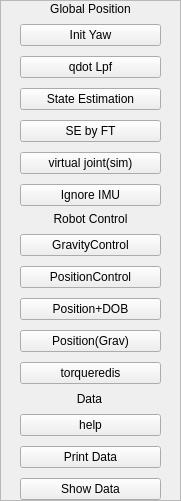
    <widget class="QFrame" name="frame_2">
     <property name="geometry">
      <rect>
       <x>650</x>
       <y>20</y>
       <width>181</width>
       <height>501</height>
      </rect>
     </property>
     <property name="frameShape">
      <enum>QFrame::StyledPanel</enum>
     </property>
     <property name="frameShadow">
      <enum>QFrame::Raised</enum>
     </property>
     <widget class="QWidget" name="verticalLayoutWidget_16">
      <property name="geometry">
       <rect>
        <x>20</x>
        <y>230</y>
        <width>141</width>
        <height>161</height>
       </rect>
      </property>
      <property name="windowTitle">
       <string>Dyros Red UI</string>
      </property>
      <layout class="QVBoxLayout" name="verticalLayout_3">
       <item>
        <widget class="QPushButton" name="gravity_button_4">
         <property name="toolTip">
          <string>disable task control, enable gravity compensation</string>
         </property>
         <property name="text">
          <string>GravityControl</string>
         </property>
        </widget>
       </item>
       <item>
        <widget class="QPushButton" name="task_button_4">
         <property name="toolTip">
          <string>position control with current joint pos.</string>
         </property>
         <property name="text">
          <string>PositionControl</string>
         </property>
        </widget>
       </item>
       <item>
        <widget class="QPushButton" name="task_button_6">
         <property name="toolTip">
          <string>position control with current joint pos.</string>
         </property>
         <property name="text">
          <string>Position+DOB</string>
         </property>
        </widget>
       </item>
       <item>
        <widget class="QPushButton" name="task_button_5">
         <property name="toolTip">
          <string>position control + gravity compensation</string>
         </property>
         <property name="text">
          <string>Position(Grav)</string>
         </property>
        </widget>
       </item>
       <item>
        <widget class="QPushButton" name="torqueredis">
         <property name="toolTip">
          <string>Contact Redistribution Mode Select</string>
         </property>
         <property name="text">
          <string>torqueredis</string>
         </property>
        </widget>
       </item>
      </layout>
     </widget>
     <widget class="QWidget" name="verticalLayoutWidget_44">
      <property name="geometry">
       <rect>
        <x>20</x>
        <y>410</y>
        <width>141</width>
        <height>95</height>
       </rect>
      </property>
      <layout class="QVBoxLayout" name="verticalLayout_38">
       <item>
        <widget class="QPushButton" name="helpbutton_4">
         <property name="text">
          <string>help</string>
         </property>
        </widget>
       </item>
       <item>
        <widget class="QPushButton" name="printdatabutton">
         <property name="toolTip">
          <string>print data to dc.data_out. See codes for detail</string>
         </property>
         <property name="text">
          <string>Print Data</string>
         </property>
        </widget>
       </item>
       <item>
        <widget class="QPushButton" name="data_button_4">
         <property name="toolTip">
          <string>dc.tocabi_.showdata = true for data printing.</string>
         </property>
         <property name="text">
          <string>Show Data</string>
         </property>
        </widget>
       </item>
      </layout>
     </widget>
     <widget class="QWidget" name="verticalLayoutWidget_45">
      <property name="geometry">
       <rect>
        <x>20</x>
        <y>20</y>
        <width>141</width>
        <height>194</height>
       </rect>
      </property>
      <layout class="QVBoxLayout" name="verticalLayout_39">
       <item>
        <widget class="QPushButton" name="iybtn">
         <property name="toolTip">
          <string>Initialize Current Yaw to Zero</string>
         </property>
         <property name="statusTip">
          <string>statustip</string>
         </property>
         <property name="whatsThis">
          <string>whatsThis</string>
         </property>
         <property name="text">
          <string extracomment="what is comment">Init Yaw</string>
         </property>
        </widget>
       </item>
       <item>
        <widget class="QPushButton" name="qdot_lpf">
         <property name="toolTip">
          <string>joint velocity low pass filter on/off</string>
         </property>
         <property name="text">
          <string>qdot Lpf</string>
         </property>
        </widget>
       </item>
       <item>
        <widget class="QPushButton" name="sebutton">
         <property name="toolTip">
          <string>state estimation on/off</string>
         </property>
         <property name="text">
          <string>State Estimation</string>
         </property>
        </widget>
       </item>
       <item>
        <widget class="QPushButton" name="sebyftbtn">
         <property name="toolTip">
          <string>use mujoco's virtual joint value</string>
         </property>
         <property name="text">
          <string>SE by FT</string>
         </property>
        </widget>
       </item>
       <item>
        <widget class="QPushButton" name="vjbtn">
         <property name="toolTip">
          <string>use mujoco's virtual joint value</string>
         </property>
         <property name="text">
          <string>virtual joint(sim)</string>
         </property>
        </widget>
       </item>
       <item>
        <widget class="QPushButton" name="IgIMUbtn">
         <property name="toolTip">
          <string>use mujoco's virtual joint value</string>
         </property>
         <property name="text">
          <string>Ignore IMU</string>
         </property>
        </widget>
       </item>
      </layout>
     </widget>
     <widget class="QLabel" name="label_138">
      <property name="geometry">
       <rect>
        <x>20</x>
        <y>0</y>
        <width>141</width>
        <height>17</height>
       </rect>
      </property>
      <property name="text">
       <string>Global Position</string>
      </property>
      <property name="alignment">
       <set>Qt::AlignCenter</set>
      </property>
     </widget>
     <widget class="QLabel" name="label_139">
      <property name="geometry">
       <rect>
        <x>20</x>
        <y>210</y>
        <width>141</width>
        <height>17</height>
       </rect>
      </property>
      <property name="text">
       <string>Robot Control</string>
      </property>
      <property name="alignment">
       <set>Qt::AlignCenter</set>
      </property>
     </widget>
     <widget class="QLabel" name="label_140">
      <property name="geometry">
       <rect>
        <x>20</x>
        <y>390</y>
        <width>139</width>
        <height>17</height>
       </rect>
      </property>
      <property name="text">
       <string>Data</string>
      </property>
      <property name="alignment">
       <set>Qt::AlignCenter</set>
      </property>
     </widget>
    </widget>
